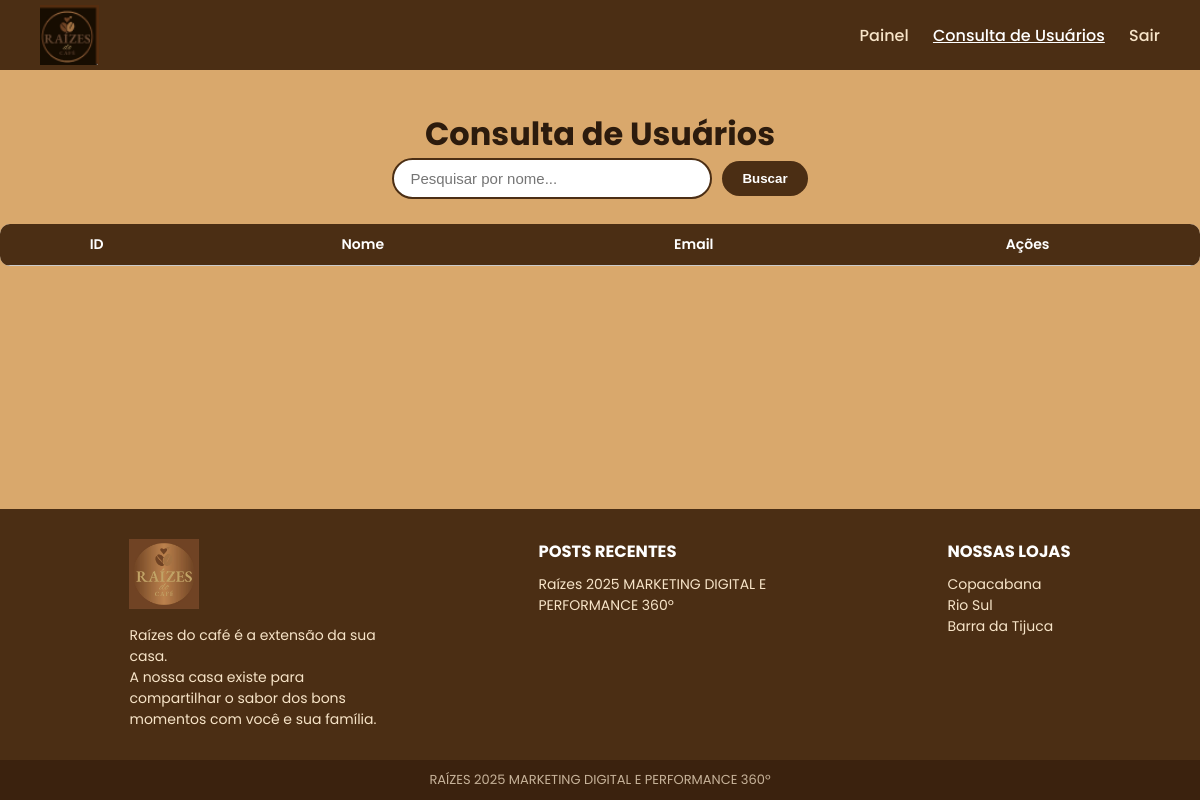
/pages/consulta_usuarios.php (signed in), run on an earlier commit of the app's database.
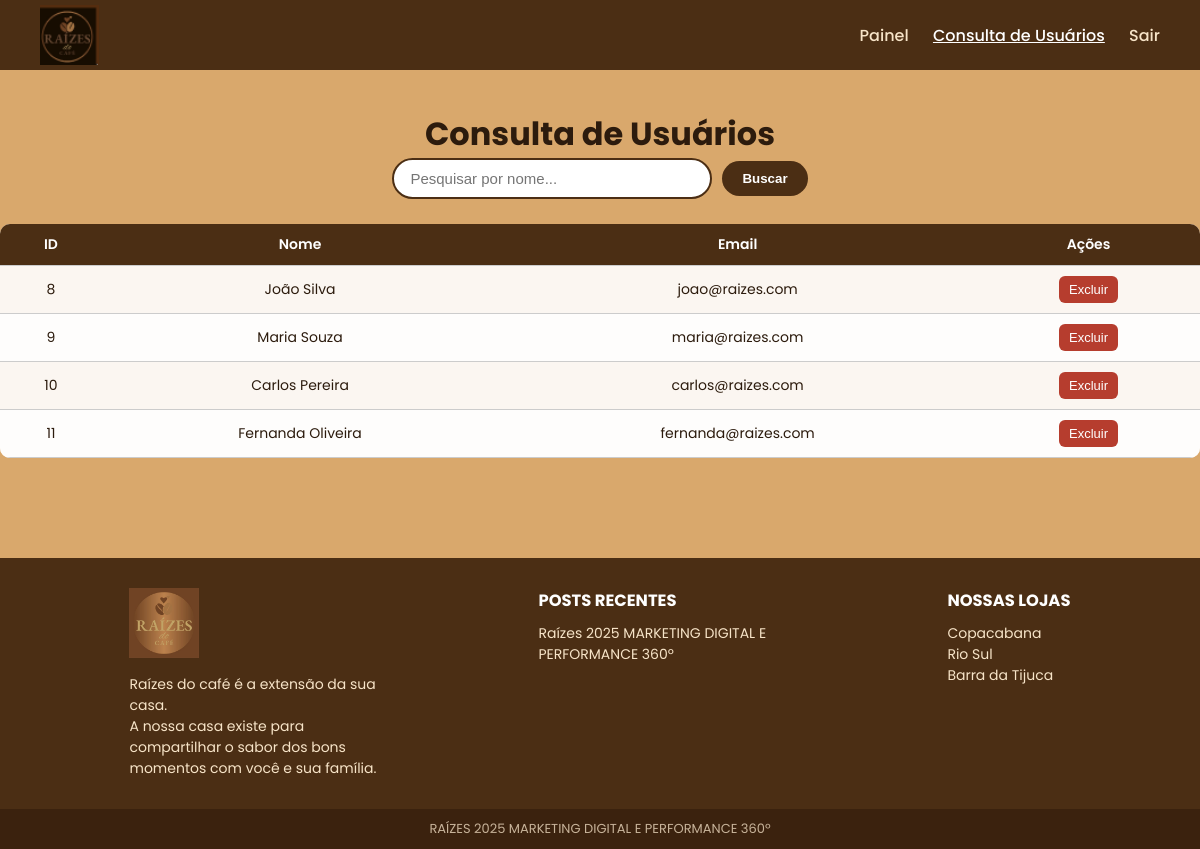
And on a later commit of the database.
### tables this page shows
CREATE TABLE `users` (
  `id` int(11) NOT NULL,
  `nome` varchar(80) NOT NULL,
  `data_nasc` date NOT NULL,
  `cpf` varchar(11) NOT NULL,
  `nome_materno` varchar(80) NOT NULL,
  `telefone` varchar(20) NOT NULL,
  `login` varchar(6) NOT NULL,
  `sexo` varchar(20) NOT NULL,
  `senha` varchar(255) NOT NULL,
  `email` varchar(100) NOT NULL,
  `endereco` varchar(200) NOT NULL,
  `perfil` enum('master','comum') DEFAULT 'comum'
);

### pages/consulta_usuarios.php (the view, shortened to what this page needs)
<?php
require_once("../config/db.php");
$busca = $_GET['busca'] ?? '';
$sql = "SELECT id, nome, email, perfil FROM users WHERE perfil = 'comum' AND nome LIKE ?";
$stmt = $conn->prepare($sql);
$like = "%$busca%";
$stmt->bind_param("s", $like);
$stmt->execute();
$result = $stmt->get_result();
?>
<!DOCTYPE html>
<html lang="pt-br">
<head>
  <link rel="stylesheet" href="../css/consulta_usuarios.css">
</head>
<body>
<header class="header">
  <div class="logo">
    <img src="../img/logo.png" alt="Logo Raízes do Café">
  </div>
  <nav class="navbar">
    <a href="painel_master.php">Painel</a>
    <a href="consulta_usuarios.php" class="ativo">Consulta de Usuários</a>
    <a href="../auth/logout.php">Sair</a>
  </nav>
</header>
<main class="container">
  <h1>Consulta de Usuários</h1>
  <form method="GET" class="busca-form">
    <input type="text" name="busca" placeholder="Pesquisar por nome..." value="<?php echo htmlspecialchars($busca); ?>">
    <button type="submit">Buscar</button>
  </form>
  <table class="tabela">
    <thead>
      <tr>
        <th>ID</th>
        <th>Nome</th>
        <th>Email</th>
        <th>Ações</th>
      </tr>
    </thead>
    <tbody>
      <?php while($row = $result->fetch_assoc()): ?>
      <tr>
        <td><?php echo $row['id']; ?></td>
        <td><?php echo htmlspecialchars($row['nome']); ?></td>
        <td><?php echo htmlspecialchars($row['email']); ?></td>
        <td>
          <form method="POST" action="../auth/excluir_usuario.php" onsubmit="return confirm('Deseja realmente excluir este usuário?');">
            <button type="submit" class="btn-excluir">Excluir</button>
          </form>
        </td>
      </tr>
      <?php endwhile; ?>
    </tbody>
  </table>
</main>
<footer class="footer">
  <div class="footer-section footer-logo">
    <img src="img/logo clara.jpeg" alt="Logo Raízes do Café">
    <p>Raízes do café é a extensão da sua casa.<br>
    A nossa casa existe para compartilhar o sabor dos bons momentos com você e sua família.</p>
  </div>
  <div class="footer-section">
    <h3>POSTS RECENTES</h3>
    <p>Raízes 2025 MARKETING DIGITAL E PERFORMANCE 360º</p>
  </div>
  <div class="footer-section">
    <h3>NOSSAS LOJAS</h3>
    <p>Copacabana</p>
    <p>Rio Sul</p>
    <p>Barra da Tijuca</p>
  </div>
</footer>
<div class="footer-bottom">
  RAÍZES 2025 MARKETING DIGITAL E PERFORMANCE 360º
</div>
</body>
</html>

### css/consulta_usuarios.css (style rules this page uses)
:root { --marrom: #4b2e14; --marrom-claro: #6b3e1e; --dourado: #caa472; --bege-fundo: #d9a86c; --branco-transp: rgba(255, 255, 255, 0.9); }
* { margin: 0; padding: 0; box-sizing: border-box; }
body { font-family: 'Poppins', sans-serif; background: url('img/principal.png') no-repeat center center fixed; background-size: cover; color: #2c1b0d; min-height: 100vh; display: flex; flex-direction: column; }
.header { background: var(--marrom); color: #fff; display: flex; justify-content: space-between; align-items: center; padding: 0 40px; height: 70px; box-shadow: 0 2px 5px rgba(0, 0, 0, 0.4); }
.logo { height: 60px; display: flex; align-items: center; }
.logo img { height: 100%; width: auto; object-fit: contain; }
.navbar a { color: #f7e4c8; margin-left: 20px; text-decoration: none; font-weight: 500; transition: 0.3s; }
.navbar a:hover, .navbar a.ativo { color: #fff; text-decoration: underline; }
.container { flex: 1; background-color: var(--bege-fundo); padding: 40px 0 100px 0; display: flex; flex-direction: column; align-items: center; }
.busca-form { display: flex; justify-content: center; align-items: center; margin-bottom: 25px; gap: 10px; }
.busca-form input { width: 320px; padding: 10px 16px; border-radius: 25px; border: 2px solid var(--marrom); outline: none; font-size: 15px; }
.busca-form button { background: var(--marrom); color: #fff; border: none; border-radius: 25px; padding: 10px 20px; font-weight: 600; cursor: pointer; transition: 0.3s; }
.tabela { width: 100%; border-collapse: collapse; background-color: var(--branco-transp); border-radius: 10px; overflow: hidden; }
.tabela th, .tabela td { padding: 10px 12px; border-bottom: 1px solid #ccc; text-align: center; font-size: 14px; }
.tabela th { background-color: var(--marrom); color: #fff; font-weight: 600; }
.tabela tr:nth-child(even) { background-color: rgba(255, 255, 255, 0.8); }
.btn-excluir { background: #b63d2e; color: #fff; border: none; padding: 6px 10px; border-radius: 6px; cursor: pointer; font-size: 13px; transition: 0.3s; }
.footer { background: var(--marrom); color: #f7e4c8; display: flex; justify-content: space-around; align-items: flex-start; padding: 30px 50px; font-size: 14px; }
.footer-section { max-width: 250px; }
.footer-logo img { height: 70px; margin-bottom: 10px; }
.footer h3 { margin-bottom: 10px; color: #fff; }
.footer p, .footer a { color: #f7e4c8; text-decoration: none; line-height: 1.5; }
.footer-bottom { text-align: center; background-color: #3b220e; color: #c7b39a; padding: 10px; font-size: 13px; }

What changed in the data, as far as the page shows it:
added users: id "8", nome "João Silva", email "joao@raizes.com"
added users: id "9", nome "Maria Souza", email "maria@raizes.com"
added users: id "10", nome "Carlos Pereira", email "carlos@raizes.com"
added users: id "11", nome "Fernanda Oliveira", email "fernanda@raizes.com"
